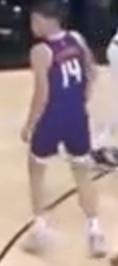
#> input picture output_videos/sunsPlayer.jpg, 118 x 266 px
$ jupyter execute color_assignment.ipynb
#> lines starting #> are read from the running program, lines starting #| are printed output that depends on the picture
[cell 1]
import cv2
import matplotlib.pyplot as plt
import numpy as np
from sklearn.cluster import KMeans

[cell 2]
image_path = "../output_videos/sunsPlayer.jpg"
image = cv2.imread(image_path)
#> image is the input picture: shape (266, 118, 3); mean B, G, R 139.8, 140.3, 159
image = cv2.cvtColor(image, cv2.COLOR_BGR2RGB)

[cell 3]
plt.imshow(image)
plt.show()

[cell 4]
top_half_image=  image[0: int(image.shape[0]/2), :]
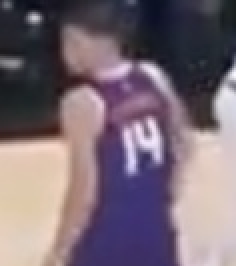
#> top_half_image: shape (133, 118, 3) (shown 2 times larger); mean R, G, B 121.6, 106.6, 117.1
bottom_half_image = image[int(image.shape[0]/2):, :]
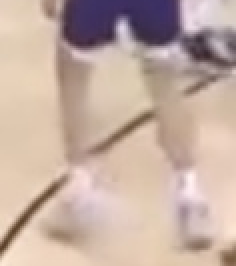
#> bottom_half_image: shape (133, 118, 3) (shown 2 times larger); mean R, G, B 196.4, 173.9, 162.5
height, width, channels = image.shape
#> height = 266; width = 118; channels = 3
start_y = height // 3
#> start_y = 88
end_y = 2 * (height // 3)
#> end_y = 176

# Extract the middle part
middle_image = image[start_y:end_y, :]
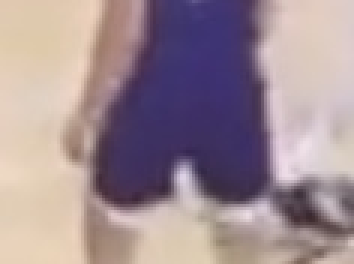
#> middle_image: shape (88, 118, 3) (shown 3 times larger); mean R, G, B 159.6, 140.9, 147.5
plt.imshow(middle_image)
plt.show()

# Cluster the image into two clusters

[cell 5]
# Reshape the image into 2d array
image_2d = middle_image.reshape(-1, 3)

# perform k-means clustering with 2 clusters
kmeans = KMeans(n_clusters=2, random_state=0)
kmeans.fit(image_2d)

# get the cluster labels
labels = kmeans.labels_

# reshape the labels into the orginal image shape
clustered_image = labels.reshape(middle_image.shape[0], middle_image.shape[1])

# Display the clustered image
plt.imshow(clustered_image)
plt.show()
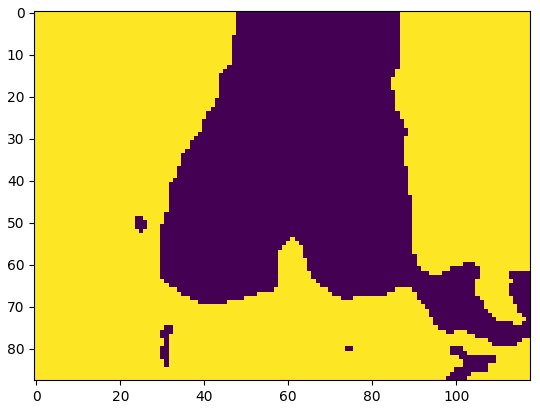
#> figure drawn by matplotlib, 1 panel

[cell 6]
corner_clusters = [clustered_image[0, 0], clustered_image[0, -1], clustered_image[-1, 0], clustered_image[-1, -1]]
#> corner_clusters = [1, 1, 1, 1]
non_player_cluster = max(set(corner_clusters), key=corner_clusters.count)
#> non_player_cluster = 1
print(non_player_cluster)
#| 1

[cell 7]
player_cluster = non_player_cluster - 1
#> player_cluster = 0
print(player_cluster)
#| 0

[cell 8]
kmeans.cluster_centers_[player_cluster]
#> Out = [76.5, 61, 98.86]
